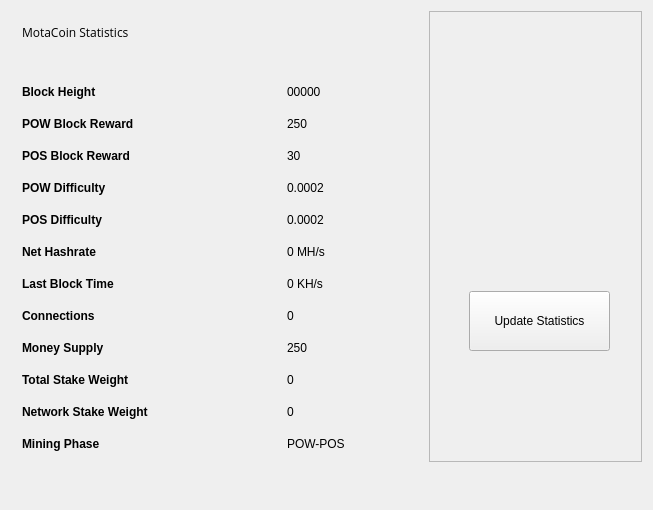
<?xml version="1.0" encoding="UTF-8"?>
<ui version="4.0">
 <class>StatisticsPage</class>
 <widget class="QWidget" name="StatisticsPage">
  <property name="windowModality">
   <enum>Qt::NonModal</enum>
  </property>
  <property name="geometry">
   <rect>
    <x>0</x>
    <y>0</y>
    <width>653</width>
    <height>510</height>
   </rect>
  </property>
  <property name="windowTitle">
   <string>Digging</string>
  </property>
  <property name="styleSheet">
   <string notr="true">font-family:'Open Sans, sans-serif';</string>
  </property>
  <layout class="QGridLayout" name="gridLayout">
   <property name="sizeConstraint">
    <enum>QLayout::SetMaximumSize</enum>
   </property>
   <item row="0" column="1">
    <widget class="QFrame" name="frame">
     <property name="minimumSize">
      <size>
       <width>213</width>
       <height>0</height>
      </size>
     </property>
     <property name="frameShape">
      <enum>QFrame::StyledPanel</enum>
     </property>
     <property name="frameShadow">
      <enum>QFrame::Raised</enum>
     </property>
     <widget class="QPushButton" name="startButton">
      <property name="geometry">
       <rect>
        <x>40</x>
        <y>280</y>
        <width>141</width>
        <height>60</height>
       </rect>
      </property>
      <property name="sizePolicy">
       <sizepolicy hsizetype="Fixed" vsizetype="Fixed">
        <horstretch>0</horstretch>
        <verstretch>0</verstretch>
       </sizepolicy>
      </property>
      <property name="minimumSize">
       <size>
        <width>120</width>
        <height>60</height>
       </size>
      </property>
      <property name="autoFillBackground">
       <bool>false</bool>
      </property>
      <property name="styleSheet">
       <string notr="true"/>
      </property>
      <property name="text">
       <string>Update Statistics</string>
      </property>
     </widget>
     <widget class="QLabel" name="label">
      <property name="geometry">
       <rect>
        <x>10</x>
        <y>10</y>
        <width>191</width>
        <height>191</height>
       </rect>
      </property>
      <property name="text">
       <string/>
      </property>
      <property name="pixmap">
       <pixmap resource="../bitcoin.qrc">:/icons/yuno</pixmap>
      </property>
      <property name="scaledContents">
       <bool>true</bool>
      </property>
     </widget>
    </widget>
   </item>
   <item row="0" column="0">
    <widget class="QFrame" name="gridFrame_2">
     <layout class="QGridLayout" name="gridLayout_4">
      <item row="3" column="0">
       <layout class="QFormLayout" name="formLayout_2">
        <property name="fieldGrowthPolicy">
         <enum>QFormLayout::FieldsStayAtSizeHint</enum>
        </property>
        <property name="horizontalSpacing">
         <number>139</number>
        </property>
        <property name="verticalSpacing">
         <number>18</number>
        </property>
        <property name="rightMargin">
         <number>0</number>
        </property>
        <item row="1" column="0">
         <widget class="QLabel" name="label_14">
          <property name="text">
           <string>&lt;html&gt;&lt;head/&gt;&lt;body&gt;&lt;p&gt;&lt;span style=&quot; font-weight:600;&quot;&gt;Block Height&lt;/span&gt;&lt;/p&gt;&lt;/body&gt;&lt;/html&gt;</string>
          </property>
         </widget>
        </item>
        <item row="1" column="1">
         <widget class="QLabel" name="heightBox">
          <property name="text">
           <string>00000</string>
          </property>
         </widget>
        </item>
        <item row="2" column="0">
         <widget class="QLabel" name="label_12">
          <property name="text">
           <string>&lt;html&gt;&lt;head/&gt;&lt;body&gt;&lt;p&gt;&lt;span style=&quot; font-weight:600;&quot;&gt;POW Block Reward&lt;/span&gt;&lt;/p&gt;&lt;/body&gt;&lt;/html&gt;</string>
          </property>
         </widget>
        </item>
        <item row="2" column="1">
         <widget class="QLabel" name="rewardBox">
          <property name="text">
           <string>250</string>
          </property>
         </widget>
        </item>
        <item row="3" column="0">
         <widget class="QLabel" name="label_17">
          <property name="text">
           <string>&lt;html&gt;&lt;head/&gt;&lt;body&gt;&lt;p&gt;&lt;span style=&quot; font-weight:600;&quot;&gt;POS Block Reward&lt;/span&gt;&lt;/p&gt;&lt;/body&gt;&lt;/html&gt;</string>
          </property>
         </widget>
        </item>
        <item row="3" column="1">
         <widget class="QLabel" name="posrewardBox">
          <property name="text">
           <string>30</string>
          </property>
         </widget>
        </item>
        <item row="4" column="0">
         <widget class="QLabel" name="label_13">
          <property name="text">
           <string>&lt;html&gt;&lt;head/&gt;&lt;body&gt;&lt;p&gt;&lt;span style=&quot; font-weight:600;&quot;&gt;POW Difficulty&lt;/span&gt;&lt;/p&gt;&lt;/body&gt;&lt;/html&gt;</string>
          </property>
         </widget>
        </item>
        <item row="4" column="1">
         <widget class="QLabel" name="diffBox">
          <property name="text">
           <string>0.0002</string>
          </property>
         </widget>
        </item>
        <item row="5" column="0">
         <widget class="QLabel" name="label_9">
          <property name="text">
           <string>&lt;html&gt;&lt;head/&gt;&lt;body&gt;&lt;p&gt;&lt;span style=&quot; font-weight:600;&quot;&gt;POS Difficulty&lt;/span&gt;&lt;/p&gt;&lt;/body&gt;&lt;/html&gt;</string>
          </property>
         </widget>
        </item>
        <item row="5" column="1">
         <widget class="QLabel" name="diffBox2">
          <property name="text">
           <string>0.0002</string>
          </property>
         </widget>
        </item>
        <item row="6" column="1">
         <widget class="QLabel" name="pawrateBox">
          <property name="text">
           <string>0 MH/s</string>
          </property>
         </widget>
        </item>
        <item row="7" column="0">
         <widget class="QLabel" name="label3_2">
          <property name="sizePolicy">
           <sizepolicy hsizetype="Preferred" vsizetype="Maximum">
            <horstretch>0</horstretch>
            <verstretch>0</verstretch>
           </sizepolicy>
          </property>
          <property name="text">
           <string>&lt;html&gt;&lt;head/&gt;&lt;body&gt;&lt;p&gt;&lt;span style=&quot; font-weight:600;&quot;&gt;Last Block Time&lt;/span&gt;&lt;/p&gt;&lt;/body&gt;&lt;/html&gt;</string>
          </property>
         </widget>
        </item>
        <item row="7" column="1">
         <widget class="QLabel" name="localBox">
          <property name="text">
           <string>0 KH/s</string>
          </property>
         </widget>
        </item>
        <item row="8" column="0">
         <widget class="QLabel" name="label1_2">
          <property name="text">
           <string>&lt;html&gt;&lt;head/&gt;&lt;body&gt;&lt;p&gt;&lt;span style=&quot; font-weight:600;&quot;&gt;Connections&lt;/span&gt;&lt;/p&gt;&lt;/body&gt;&lt;/html&gt;</string>
          </property>
         </widget>
        </item>
        <item row="8" column="1">
         <widget class="QLabel" name="connectionBox">
          <property name="text">
           <string>0</string>
          </property>
         </widget>
        </item>
        <item row="9" column="0">
         <widget class="QLabel" name="label_8">
          <property name="text">
           <string>&lt;html&gt;&lt;head/&gt;&lt;body&gt;&lt;p&gt;&lt;span style=&quot; font-weight:600;&quot;&gt;Money Supply&lt;/span&gt;&lt;/p&gt;&lt;/body&gt;&lt;/html&gt;</string>
          </property>
         </widget>
        </item>
        <item row="9" column="1">
         <widget class="QLabel" name="volumeBox">
          <property name="text">
           <string>250</string>
          </property>
         </widget>
        </item>
        <item row="10" column="0">
         <widget class="QLabel" name="label_10">
          <property name="text">
           <string>&lt;html&gt;&lt;head/&gt;&lt;body&gt;&lt;p&gt;&lt;span style=&quot; font-weight:600;&quot;&gt;Total Stake Weight&lt;/span&gt;&lt;/p&gt;&lt;/body&gt;&lt;/html&gt;</string>
          </property>
         </widget>
        </item>
        <item row="10" column="1">
         <widget class="QLabel" name="minBox">
          <property name="text">
           <string>0</string>
          </property>
         </widget>
        </item>
        <item row="11" column="0">
         <widget class="QLabel" name="label_11">
          <property name="text">
           <string>&lt;html&gt;&lt;head/&gt;&lt;body&gt;&lt;p&gt;&lt;span style=&quot; font-weight:600;&quot;&gt;Network Stake Weight&lt;/span&gt;&lt;/p&gt;&lt;/body&gt;&lt;/html&gt;</string>
          </property>
         </widget>
        </item>
        <item row="11" column="1">
         <widget class="QLabel" name="maxBox">
          <property name="text">
           <string>0</string>
          </property>
         </widget>
        </item>
        <item row="12" column="0">
         <widget class="QLabel" name="label_15">
          <property name="text">
           <string>&lt;html&gt;&lt;head/&gt;&lt;body&gt;&lt;p&gt;&lt;span style=&quot; font-weight:600;&quot;&gt;Mining Phase&lt;/span&gt;&lt;/p&gt;&lt;/body&gt;&lt;/html&gt;</string>
          </property>
         </widget>
        </item>
        <item row="12" column="1">
         <widget class="QLabel" name="cBox">
          <property name="text">
           <string>POW-POS</string>
          </property>
         </widget>
        </item>
        <item row="6" column="0">
         <widget class="QLabel" name="label_16">
          <property name="text">
           <string>&lt;html&gt;&lt;head/&gt;&lt;body&gt;&lt;p&gt;&lt;span style=&quot; font-weight:600;&quot;&gt;Net Hashrate&lt;/span&gt;&lt;/p&gt;&lt;/body&gt;&lt;/html&gt;</string>
          </property>
         </widget>
        </item>
       </layout>
      </item>
      <item row="1" column="0">
       <layout class="QHBoxLayout" name="horizontalLayout_4">
        <property name="spacing">
         <number>7</number>
        </property>
        <item>
         <widget class="QLabel" name="label_5">
          <property name="font">
           <font>
            <family>Open Sans, sans-serif</family>
           </font>
          </property>
          <property name="text">
           <string>MotaCoin Statistics</string>
          </property>
         </widget>
        </item>
        <item>
         <spacer name="horizontalSpacer_2">
          <property name="orientation">
           <enum>Qt::Horizontal</enum>
          </property>
          <property name="sizeHint" stdset="0">
           <size>
            <width>40</width>
            <height>20</height>
           </size>
          </property>
         </spacer>
        </item>
       </layout>
      </item>
      <item row="2" column="0">
       <spacer name="verticalSpacer_2">
        <property name="orientation">
         <enum>Qt::Vertical</enum>
        </property>
        <property name="sizeHint" stdset="0">
         <size>
          <width>20</width>
          <height>40</height>
         </size>
        </property>
       </spacer>
      </item>
     </layout>
    </widget>
   </item>
   <item row="1" column="0">
    <spacer name="verticalSpacer">
     <property name="orientation">
      <enum>Qt::Vertical</enum>
     </property>
     <property name="sizeHint" stdset="0">
      <size>
       <width>20</width>
       <height>40</height>
      </size>
     </property>
    </spacer>
   </item>
  </layout>
 </widget>
 <layoutdefault spacing="6" margin="11"/>
 <resources>
  <include location="../bitcoin.qrc"/>
 </resources>
 <connections/>
</ui>
